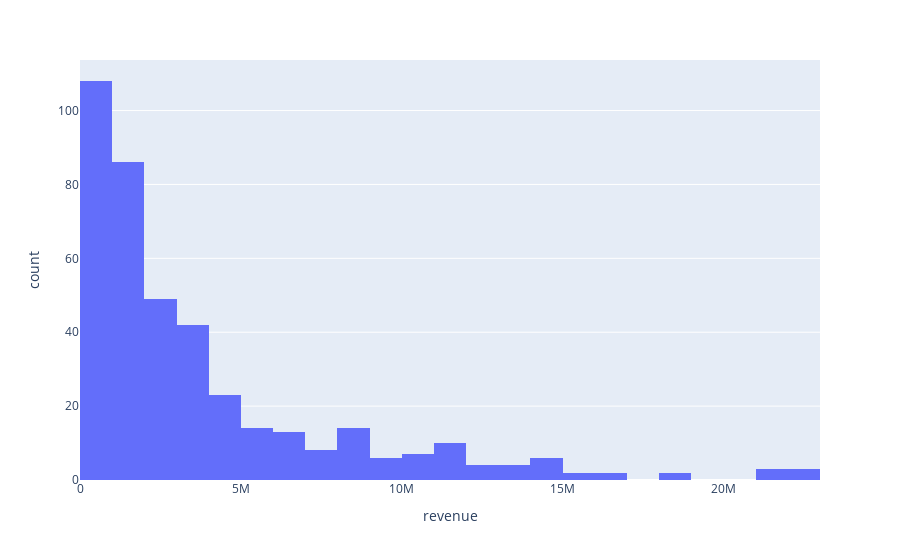
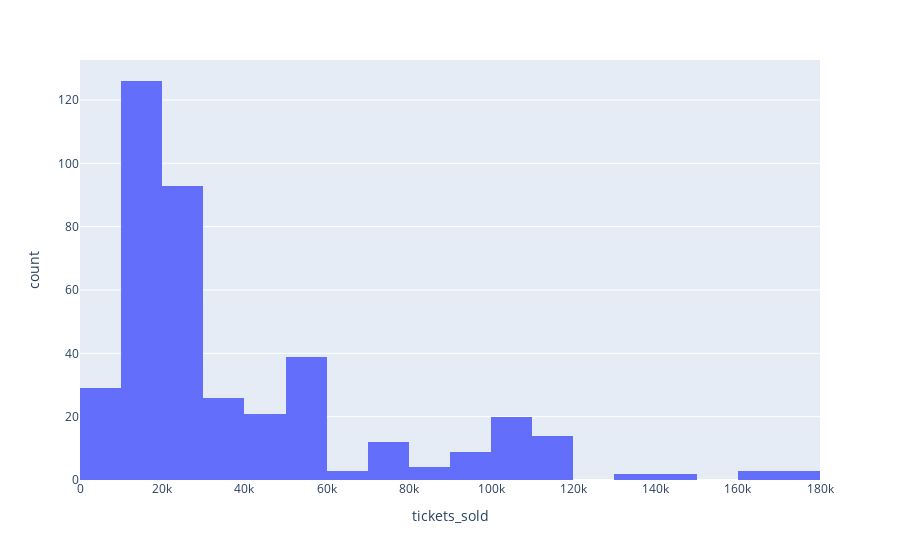
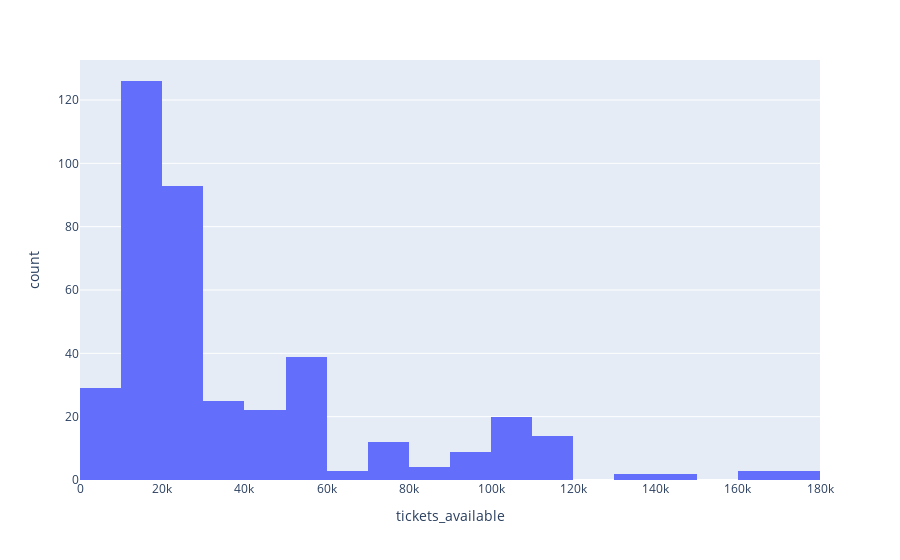

The notebook cell saved with these charts, in order:
### Code cell
for col in df.columns:
    if df[col].dtype != 'O':
        display(px.histogram(df,col))

### Figure 1 — Plotly figure (JSON) as saved in the notebook; plotly's stock layout.template omitted (floating-point values rounded to 4 significant figures; data arrays with more than 128 entries replaced by an {"elided": "..."} marker saying what was removed)
{"data": [{"alignmentgroup": "True", "bingroup": "x", "hovertemplate": "revenue=%{x}<br>count=%{y}<extra></extra>", "legendgroup": "", "marker": {"color": "#636efa", "pattern": {"shape": ""}}, "name": "", "offsetgroup": "", "orientation": "v", "showlegend": false, "type": "histogram", "x": {"elided": "406 int values"}, "xaxis": "x", "yaxis": "y"}], "layout": {"barmode": "relative", "legend": {"tracegroupgap": 0}, "margin": {"t": 60}, "xaxis": {"anchor": "y", "domain": [0, 1], "title": {"text": "revenue"}}, "yaxis": {"anchor": "x", "domain": [0, 1], "title": {"text": "count"}}}}

### Figure 2 — Plotly figure (JSON) as saved in the notebook; plotly's stock layout.template omitted (floating-point values rounded to 4 significant figures; data arrays with more than 128 entries replaced by an {"elided": "..."} marker saying what was removed)
{"data": [{"alignmentgroup": "True", "bingroup": "x", "hovertemplate": "tickets_sold=%{x}<br>count=%{y}<extra></extra>", "legendgroup": "", "marker": {"color": "#636efa", "pattern": {"shape": ""}}, "name": "", "offsetgroup": "", "orientation": "v", "showlegend": false, "type": "histogram", "x": {"elided": "406 int values"}, "xaxis": "x", "yaxis": "y"}], "layout": {"barmode": "relative", "legend": {"tracegroupgap": 0}, "margin": {"t": 60}, "xaxis": {"anchor": "y", "domain": [0, 1], "title": {"text": "tickets_sold"}}, "yaxis": {"anchor": "x", "domain": [0, 1], "title": {"text": "count"}}}}

### Figure 3 — Plotly figure (JSON) as saved in the notebook; plotly's stock layout.template omitted (floating-point values rounded to 4 significant figures; data arrays with more than 128 entries replaced by an {"elided": "..."} marker saying what was removed)
{"data": [{"alignmentgroup": "True", "bingroup": "x", "hovertemplate": "tickets_available=%{x}<br>count=%{y}<extra></extra>", "legendgroup": "", "marker": {"color": "#636efa", "pattern": {"shape": ""}}, "name": "", "offsetgroup": "", "orientation": "v", "showlegend": false, "type": "histogram", "x": {"elided": "406 int values"}, "xaxis": "x", "yaxis": "y"}], "layout": {"barmode": "relative", "legend": {"tracegroupgap": 0}, "margin": {"t": 60}, "xaxis": {"anchor": "y", "domain": [0, 1], "title": {"text": "tickets_available"}}, "yaxis": {"anchor": "x", "domain": [0, 1], "title": {"text": "count"}}}}
